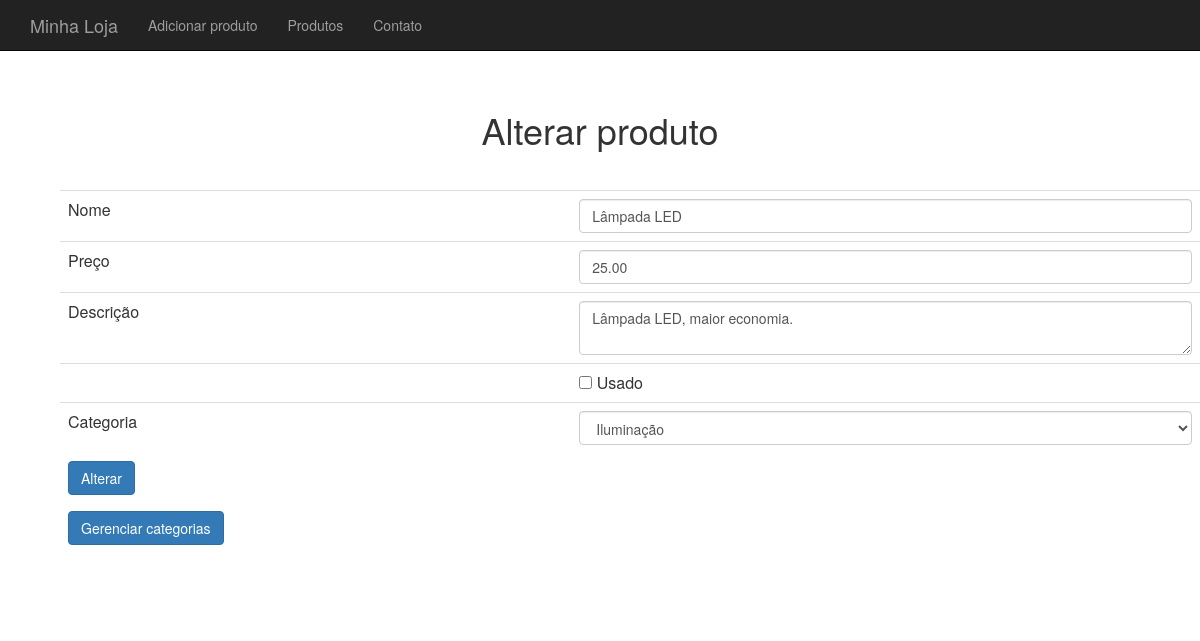
The page /altera-produto-formulario.php?id=19 (signed in) on the database its author committed.
### tables this page shows
CREATE TABLE `produtos` (
  `id` int(11) NOT NULL,
  `nome` varchar(255) DEFAULT NULL,
  `preco` decimal(10,2) DEFAULT NULL,
  `descricao` mediumtext,
  `categoria_id` int(11) DEFAULT NULL,
  `usado` tinyint(1) DEFAULT '0'
);

### banco-produto.php (called while the page is built, shortened)
<?php
require_once("class/Produto.php");
require_once("class/Categoria.php");
function buscaProduto($conexao, $id) {
	$query = "select * from produtos where id = {$id}";
	$resultado = mysqli_query($conexao, $query);
	$produto_buscado = mysqli_fetch_assoc($resultado);
	$categoria = new Categoria();
	$categoria->setId($produto_buscado['categoria_id']);
	$nome = $produto_buscado['nome'];
	$descricao = $produto_buscado['descricao'];
	$preco = $produto_buscado['preco'];
	$usado = $produto_buscado['usado'];
	$produto = new Produto($nome, $preco, $descricao, $categoria, $usado);
	$produto->setId($produto_buscado['id']);
	return $produto;
}

### class/Produto.php (called while the page is built, shortened)
<?php
class Produto {
	private $nome;
	private $descricao;
	private $categoria;
	private $usado;
	private $preco;
	function __construct($nome, $preco, $descricao, Categoria $categoria, $usado) {
		$this->nome = $nome;
		$this->preco = $preco;
		$this->descricao = $descricao;
		$this->categoria = $categoria;
		$this->usado = $usado;
	}
	public function getPreco() {
		return $this->preco;
	}
	public function getNome() {
		return $this->nome;
	}
	public function getDescricao() {
		return $this->descricao;
	}
	public function isUsado() {
		return $this->usado;
	}
	public function setUsado($usado) {
			$this->usado = $usado;
	}
	public function getCategoria() {
		return $this->categoria;
	}
}
 ?>

### banco-categoria.php (called while the page is built, shortened)
<?php
require_once("class/Categoria.php");
function listaCategorias($conexao) {
	$categorias = array();
	$resultado = mysqli_query($conexao, "select * from categorias");
	while($categoria_array = mysqli_fetch_assoc($resultado)) {
		$categoria = new Categoria();
		$categoria->setId ($categoria_array['id']);
		$categoria->setNome ($categoria_array['nome']);
		array_push($categorias, $categoria);
	}
	return $categorias;
}

### class/Categoria.php (called while the page is built)
<?php
class Categoria {
	private $id;
	private $nome;
	public function getId() {
		return $this->id;
	}
	public function setId($id) {
		$this->id = $id;
	}
	public function getNome() {
		return $this->nome;
	}
	public function setNome($nome) {
		$this->nome = $nome;
	}
}
?>

### produto-formulario-base.php (the view, shortened to what this page needs)
<tr>
    <td>Nome</td>
    <td>
        <input class="form-control" type="text" name="nome"
            value="<?=$produto->getNome()?>">
    </td>
</tr>
<tr>
    <td>Preço</td>
    <td>
        <input class="form-control" type="number" step="0.01" name="preco"
            value="<?=$produto->getPreco()?>">
    </td>
</tr>
<tr>
    <td>Descrição</td>
    <td>
        <textarea class="form-control" name="descricao"><?=$produto->getDescricao()?></textarea>
    </td>
</tr>
<tr>
    <td></td>
    <td><input type="checkbox" name="usado" <?=$produto->isUsado()?> value="true"> Usado
</tr>
<tr>
    <td>Categoria</td>
    <td>
        <select name="categoria_id" class="form-control">
            <?php
            foreach($categorias as $categoria) :
                $essaEhACategoria = $produto->getCategoria()->getId() == $categoria->getId();
                $selecao = $essaEhACategoria ? "selected='selected'" : "";
            ?>
                <option value="<?=$categoria->getId()?>" <?=$selecao?>>
                    <?=$categoria->getNome()?>
                </option>
            <?php
            endforeach
            ?>
        </select>
    </td>
</tr>

### css/loja.css (style rules this page uses)
body { padding-top: 50px; }

### rows shown on the page
produtos: nome "Lâmpada LED", preco "25.00", descricao "Lâmpada LED, maior economia."

### other values the page prints
form field categoria_id "Iluminação"
